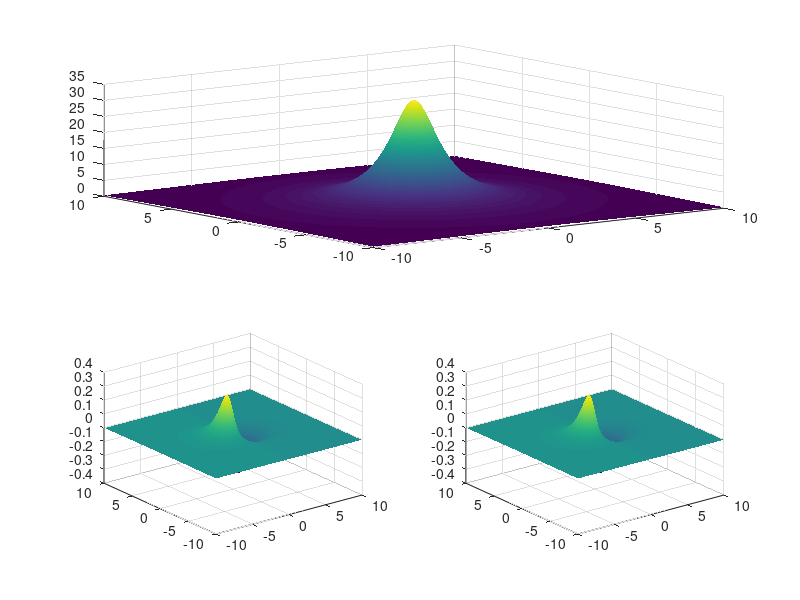

The MATLAB source for this figure:
x = linspace(-10,10,1e3);
y = x';
[x,y] = meshgrid(x,y);

theta = 64./(x.^2 + y.^2 + 2);
[gradt1,gradt2] = gradient(theta);

ax1 = subplot(2,2,[1,2]);
ax2 = subplot(2,2,3);
ax3 = subplot(2,2,4);

surf(x,y,theta,'EdgeColor','none','Parent',ax1)
surf(x,y,gradt1,'EdgeColor','none','Parent',ax2)
surf(x,y,gradt1,'EdgeColor','none','Parent',ax3)